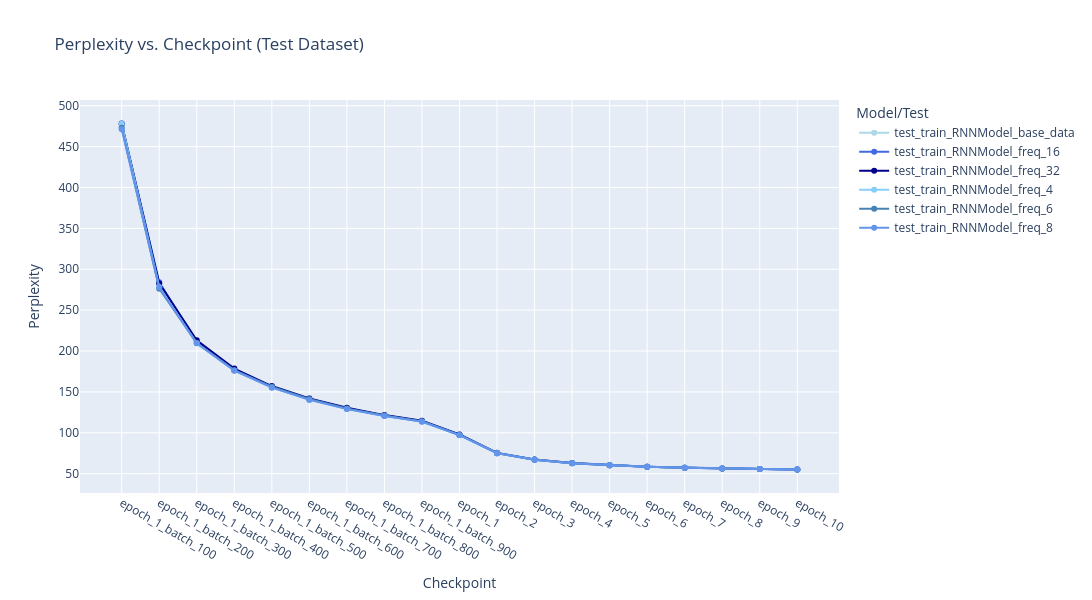

Notebook source saved alongside this figure:
### Code cell
import glob
import pandas as pd
import plotly.graph_objects as go
import re

colors = {
    'base_data': 'rgb(173,216,230)',
    'freq_4': 'rgb(135,206,250)',
    'freq_6': 'rgb(70,130,180)',
    'freq_8': 'rgb(100,149,237)',
    'freq_16': 'rgb(65,105,225)',
    'freq_32': 'rgb(0,0,139)'
}
files = sorted(glob.glob('results_test_*.csv'))
files = [f for f in files if 'test_orc' not in f]  # Only test, not test_orc

def checkpoint_sort_key(s):
    m = re.match(r'epoch_(\d+)(?:_batch_(\d+))?', s)
    if m:
        epoch = int(m.group(1))
        batch = int(m.group(2)) if m.group(2) else 10000
        return (epoch, batch)
    return (9999, 9999)

fig = go.Figure()
for f in files:
    df = pd.read_csv(f)
    df = df[df['checkpoint'] != 'epoch_1_batch_0.pt']  # Exclude epoch_1_batch_0
    df['sort_key'] = df['checkpoint'].map(checkpoint_sort_key)
    df = df.sort_values('sort_key').reset_index(drop=True)
    x = df['checkpoint'].str.replace('.pt', '', regex=False).values
    y = df['perplexity'].values
    for key in colors:
        if key in f:
            color = colors[key]
    fig.add_trace(go.Scatter(
        x=x, y=y, mode='lines+markers',
        name=f.split('results_')[1].replace('.csv',''),
        line=dict(color=color)
    ))
fig.update_layout(
    title='Perplexity vs. Checkpoint (Test Dataset)',
    xaxis_title='Checkpoint',
    yaxis_title='Perplexity',
    legend_title='Model/Test',
    width=1200,
    height=600
)
fig.show()

### Figure 1 — Plotly figure (JSON) as saved in the notebook; plotly's stock layout.template omitted (floating-point values rounded to 4 significant figures)
{"data": [{"line": {"color": "rgb(173,216,230)"}, "mode": "lines+markers", "name": "test_train_RNNModel_base_data", "type": "scatter", "x": ["epoch_1_batch_100", "epoch_1_batch_200", "epoch_1_batch_300", "epoch_1_batch_400", "epoch_1_batch_500", "epoch_1_batch_600", "epoch_1_batch_700", "epoch_1_batch_800", "epoch_1_batch_900", "epoch_1", "epoch_2", "epoch_3", "epoch_4", "epoch_5", "epoch_6", "epoch_7", "epoch_8", "epoch_9", "epoch_10"], "y": [474.3, 278.6, 210.0, 177.9, 156.7, 142.1, 130.5, 121.8, 114.6, 97.9, 75.57, 67.31, 62.92, 60.32, 58.54, 57.28, 56.39, 55.61, 55.02]}, {"line": {"color": "rgb(65,105,225)"}, "mode": "lines+markers", "name": "test_train_RNNModel_freq_16", "type": "scatter", "x": ["epoch_1_batch_100", "epoch_1_batch_200", "epoch_1_batch_300", "epoch_1_batch_400", "epoch_1_batch_500", "epoch_1_batch_600", "epoch_1_batch_700", "epoch_1_batch_800", "epoch_1_batch_900", "epoch_1", "epoch_2", "epoch_3", "epoch_4", "epoch_5", "epoch_6", "epoch_7", "epoch_8", "epoch_9", "epoch_10"], "y": [477.3, 284.2, 211.2, 177.5, 156.3, 140.9, 129.6, 120.8, 113.8, 97.37, 75.07, 66.99, 62.77, 60.12, 58.44, 57.19, 56.28, 55.55, 55.02]}, {"line": {"color": "rgb(0,0,139)"}, "mode": "lines+markers", "name": "test_train_RNNModel_freq_32", "type": "scatter", "x": ["epoch_1_batch_100", "epoch_1_batch_200", "epoch_1_batch_300", "epoch_1_batch_400", "epoch_1_batch_500", "epoch_1_batch_600", "epoch_1_batch_700", "epoch_1_batch_800", "epoch_1_batch_900", "epoch_1", "epoch_2", "epoch_3", "epoch_4", "epoch_5", "epoch_6", "epoch_7", "epoch_8", "epoch_9", "epoch_10"], "y": [478.4, 282.7, 213.0, 178.5, 157.1, 141.9, 130.6, 121.6, 114.7, 97.99, 75.41, 67.2, 62.89, 60.31, 58.55, 57.3, 56.34, 55.63, 55.04]}, {"line": {"color": "rgb(135,206,250)"}, "mode": "lines+markers", "name": "test_train_RNNModel_freq_4", "type": "scatter", "x": ["epoch_1_batch_100", "epoch_1_batch_200", "epoch_1_batch_300", "epoch_1_batch_400", "epoch_1_batch_500", "epoch_1_batch_600", "epoch_1_batch_700", "epoch_1_batch_800", "epoch_1_batch_900", "epoch_1", "epoch_2", "epoch_3", "epoch_4", "epoch_5", "epoch_6", "epoch_7", "epoch_8", "epoch_9", "epoch_10"], "y": [478.0, 278.2, 209.5, 176.2, 155.5, 140.5, 129.2, 120.7, 113.5, 97.09, 75.1, 66.94, 62.83, 60.2, 58.49, 57.24, 56.32, 55.54, 54.94]}, {"line": {"color": "rgb(70,130,180)"}, "mode": "lines+markers", "name": "test_train_RNNModel_freq_6", "type": "scatter", "x": ["epoch_1_batch_100", "epoch_1_batch_200", "epoch_1_batch_300", "epoch_1_batch_400", "epoch_1_batch_500", "epoch_1_batch_600", "epoch_1_batch_700", "epoch_1_batch_800", "epoch_1_batch_900", "epoch_1", "epoch_2", "epoch_3", "epoch_4", "epoch_5", "epoch_6", "epoch_7", "epoch_8", "epoch_9", "epoch_10"], "y": [473.0, 276.2, 209.8, 176.6, 156.2, 141.2, 129.6, 121.0, 114.2, 97.33, 75.07, 66.93, 62.68, 60.19, 58.38, 57.27, 56.25, 55.57, 55.05]}, {"line": {"color": "rgb(100,149,237)"}, "mode": "lines+markers", "name": "test_train_RNNModel_freq_8", "type": "scatter", "x": ["epoch_1_batch_100", "epoch_1_batch_200", "epoch_1_batch_300", "epoch_1_batch_400", "epoch_1_batch_500", "epoch_1_batch_600", "epoch_1_batch_700", "epoch_1_batch_800", "epoch_1_batch_900", "epoch_1", "epoch_2", "epoch_3", "epoch_4", "epoch_5", "epoch_6", "epoch_7", "epoch_8", "epoch_9", "epoch_10"], "y": [471.4, 277.6, 209.4, 175.9, 155.2, 140.2, 128.9, 120.5, 113.6, 97.12, 75.04, 67.01, 62.75, 60.19, 58.54, 57.29, 56.34, 55.62, 55.09]}], "layout": {"height": 600, "legend": {"title": {"text": "Model/Test"}}, "title": {"text": "Perplexity vs. Checkpoint (Test Dataset)"}, "width": 1200, "xaxis": {"title": {"text": "Checkpoint"}}, "yaxis": {"title": {"text": "Perplexity"}}}}
